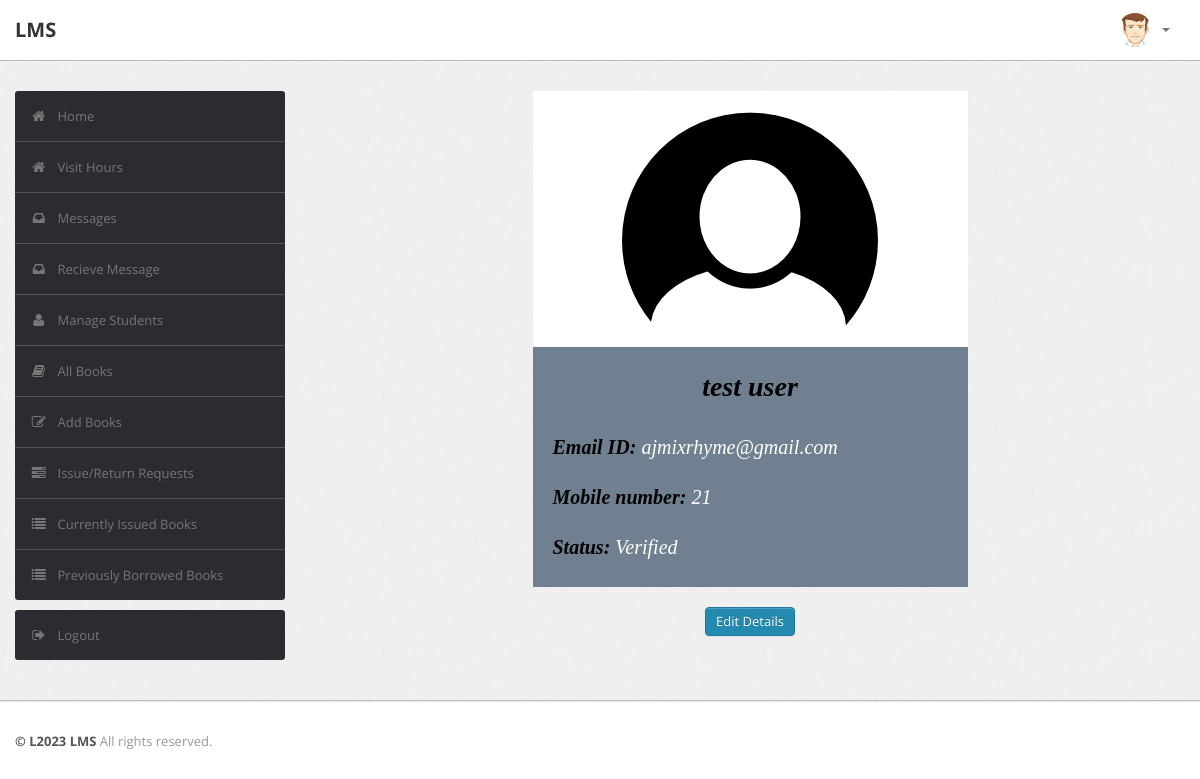
Page /staff/index.php (signed in) on the committed database.
### tables this page shows
CREATE TABLE `user` (
  `RollNo` varchar(50) NOT NULL,
  `Name` varchar(50) DEFAULT NULL,
  `Type` varchar(50) DEFAULT NULL,
  `Category` varchar(50) DEFAULT NULL,
  `Department` varchar(255) NOT NULL,
  `EmailId` varchar(50) DEFAULT NULL,
  `MobNo` bigint(11) DEFAULT NULL,
  `Password` varchar(50) DEFAULT NULL,
  `Status` varchar(50) DEFAULT NULL,
  `VerificationCode` varchar(255) NOT NULL
);

### staff/index.php (the view, shortened to what this page needs)
<?php
require('dbconn.php');
?>
<?php
$rollno = $_SESSION['RollNo'];
$sql = "select * from LMS.user where RollNo='$rollno'";
$result = $conn->query($sql);
$row = $result->fetch_assoc();
if ($type = $row['Type'] !== 'librarian') {
?>
    <!DOCTYPE html>
    <html lang="en">
    <head>
        <link type="text/css" href="bootstrap/css/bootstrap.min.css" rel="stylesheet">
        <link type="text/css" href="bootstrap/css/bootstrap-responsive.min.css" rel="stylesheet">
        <link type="text/css" href="css/theme.css" rel="stylesheet">
        <link type="text/css" href="images/icons/css/font-awesome.css" rel="stylesheet">
    </head>
    <body>
        <div class="navbar navbar-fixed-top">
            <div class="navbar-inner">
                <div class="container">
                        <a class="brand" href="index.php">LMS </a>
                    <div class="nav-collapse collapse navbar-inverse-collapse">
                        <ul class="nav pull-right">
                            <li class="nav-user dropdown"><a href="#" class="dropdown-toggle" data-toggle="dropdown">
                                    <img src="images/user.png" class="nav-avatar" />
                                    <b class="caret"></b></a>
                            </li>
                        </ul>
                    </div>
                </div>
            </div>
        </div>
        <div class="wrapper">
            <div class="container">
                <div class="row">
                    <div class="span3">
                        <div class="sidebar">
                            <ul class="widget widget-menu unstyled">
                                <li class="active"><a href="index.php"><i class="menu-icon icon-home"></i>Home
                                    </a></li>
                                <li class="active"><a href="../qr/index.php"><i class="menu-icon icon-home"></i>Visit Hours
                                    </a></li>
                                <li><a href="message.php"><i class="menu-icon icon-inbox"></i>Messages</a>
                                </li>
                                <li><a href="recieve.php"><i class="menu-icon icon-inbox"></i>Recieve Message</a>
                                </li>
                                <li><a href="student.php"><i class="menu-icon icon-user"></i>Manage Students </a>
                                </li>
                                <li><a href="book.php"><i class="menu-icon icon-book"></i>All Books </a></li>
                                <li><a href="addbook.php"><i class="menu-icon icon-edit"></i>Add Books </a></li>
                                <li><a href="requests.php"><i class="menu-icon icon-tasks"></i>Issue/Return Requests </a></li>
                                <li><a href="current.php"><i class="menu-icon icon-list"></i>Currently Issued Books </a></li>
                                <li><a href="pre.php"><i class="menu-icon icon-list"></i>Previously Borrowed Books </a></li>
                            </ul>
                            <ul class="widget widget-menu unstyled">
                                <li><a href="logout.php"><i class="menu-icon icon-signout"></i>Logout </a></li>
                            </ul>
                        </div>
                    </div>
                    <div class="span9">
                        <center>
                            <div class="card" style="width: 50%;">
                                <img class="card-img-top" src="images/profile2.png" alt="Card image cap">
                                <div class="card-body">
                                    <?php
                                    $rollno = $_SESSION['RollNo'];
                                    $sql = "select * from LMS.user where RollNo='$rollno'";
                                    $result = $conn->query($sql);
                                    $row = $result->fetch_assoc();
                                    $name = $row['Name'];
                                    $email = $row['EmailId'];
                                    $mobno = $row['MobNo'];
                                    $stats = $row['Status'];
                                    ?>
                                    <i>
                                        <h1 class="card-title">
                                            <center><?php echo $name ?></center>
                                        </h1>
                                        <br>
                                        <p><b>Email ID: </b><?php echo $email ?></p>
                                        <br>
                                        <p><b>Mobile number: </b><?php echo $mobno ?></p>
                                        <br>
                                        <p><b>Status: </b><?php echo $stats ?></p>
                                    </i>
                                </div>
                            </div>
                            <br>
                            <a href="edit_admin_details.php" class="btn btn-primary">Edit Details</a>
                        </center>
                    </div>
                </div>
            </div>
        </div>
        <div class="footer">
            <div class="container">
                <b class="copyright">&copy; L2023 LMS </b>All rights reserved.
            </div>
        </div>
    </body>
    </html>
<?php } else {
    echo "<script type='text/javascript'>alert('Access Denied!!!')</script>";
} ?>

### staff/css/theme.css (style rules this page uses)
body { font-size: 13px; font-family: 'Open Sans', Arial, sans-serif; background: #fff; color: #777 }
h1, h2, h3, h4, h5, h6 { color: #333; margin-top: 0 }
h1 { font-size: 28px }
strong, b { color: #555 }
.wrapper { background: url(../images/bg.png) #eee; border-bottom: 1px solid #bbb; -webkit-box-shadow: 0 1px 2px rgba(0,0,0,0.1); -moz-box-shadow: 0 1px 2px rgba(0,0,0,0.1); box-shadow: 0 1px 2px rgba(0,0,0,0.1); padding: 30px 0 }
.footer { color: #999; padding: 30px 0 60px }
body [class^="icon-"], body [class*=" icon-"] { font-size: 14px; line-height: 20px; height: 20px }
.navbar { position: static!important; margin: 0!important }
.navbar .navbar-inner { background: #fff; border-bottom: 1px solid #bbb; -webkit-box-shadow: 0 1px 2px rgba(0,0,0,0.15); -moz-box-shadow: 0 1px 2px rgba(0,0,0,0.15); box-shadow: 0 1px 2px rgba(0,0,0,0.15) }
.navbar .brand { color: #333; font-weight: bold; font-size: 20px; margin-right: 20px; padding: 20px }
.navbar .nav>li>a { padding: 20px 15px; font-weight: bold; color: #777 }
.nav-user>a { height: 20px }
.nav-avatar { width: 34px; height: 34px; margin: -7px 5px 0 0; -webkit-border-radius: 50%; -moz-border-radius: 50%; border-radius: 50% }
.btn, .btn-box { -webkit-border-radius: 3px; -moz-border-radius: 3px; border-radius: 3px }
.btn { font-size: 13px; font-weight: 600 }
.btn { display: inline-block; margin-bottom: 0; font-weight: 400; text-align: center; vertical-align: middle; cursor: pointer; background-image: none; border: 1px solid transparent; white-space: nowrap; padding: 4px 10px; font-size: 13px; line-height: 1.42857; border-radius: 4px; -webkit-user-select: none; -moz-user-select: none; -ms-user-select: none; user-select: none }
.btn-primary { color: #fff; background-color: #248aaf; border-color: #20799a }
.widget-menu { background: #fff; -webkit-border-radius: 3px; -moz-border-radius: 3px; border-radius: 3px; overflow: hidden }
.widget-menu a { color: #555; display: block; line-height: 20px; padding: 15px; text-decoration: none!important }
.widget-menu .menu-icon { margin-right: 10px; color: #767676; -webkit-transition: all .2s ease-in-out; -moz-transition: all .2s ease-in-out; transition: all .2s ease-in-out; }
.widget-menu>li+li { border-top: 1px solid #555 }
.widget-menu>li>a { background-color: #2d2b32; color: #767676; -webkit-transition: all .2s ease-in-out; -moz-transition: all .2s ease-in-out; transition: all .2s ease-in-out; }
.card { border: 2px; font-family: "Times New Roman", Times, serif; background: rgb(255, 255, 255); }
.card-body { padding: 20px; background: rgb(112, 128, 144); text-align: left; color: rgb(255, 255, 255); }
.card-body p { font-size: 20px; }
.card-body h1 { color: rgb(0, 0, 0); }
.card-body b { color: rgb(0, 0 , 0); }

### rows in the picture
user: Name "test user", EmailId "ajmixrhyme@gmail.com", MobNo "21", Status "Verified"
